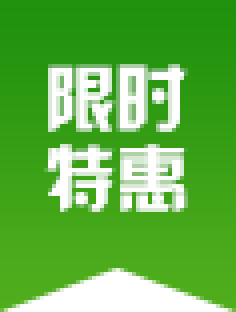
#> input picture 123.png, 59 x 78 px (shown 4 times larger)
$ python HandlePic.py   (older library calls are emulated)
#> lines starting #> are read from the running program, lines starting #| are printed output that depends on the picture
import matplotlib.pyplot as plt # plt 用于显示图片
import matplotlib.image as mpimg # mpimg 用于读取图片
import numpy as np


#读取 显示图像
lena = mpimg.imread('123.png') # 读取和代码处于同一目录下的 lena.png
#> lena is the input picture: shape (78, 59, 4) float32; mean R, G, B, A 0.343, 0.68, 0.23, 0.93
# 此时 lena 就已经是一个 np.array 了，可以对它进行任意处理
lena.shape #(512, 512, 3)

plt.imshow(lena) # 显示图片
plt.axis('off') # 不显示坐标轴
plt.show()


# 显示图片的第一个通道
# lena_1 = lena[:, :, 0]
# plt.imshow('lena_1')
# plt.show()
# # 此时会发现显示的是热量图，不是我们预想的灰度图，可以添加 cmap 参数，有如下几种添加方法：
# plt.imshow('lena_1', cmap='Greys_r')
# plt.show()
#
# img = plt.imshow('lena_1')
# img.set_cmap('gray') # 'hot' 是热量图
# plt.show()


#将 RGB 转为灰度图
def rgb2gray(rgb):
    return np.dot(rgb[...,:3], [0.299, 0.587, 0.114])
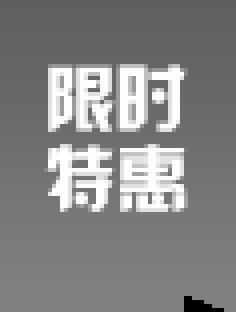
#> returned value: shape (78, 59) float64 (shown 4 times larger); min 0, max 1, mean 0.528

gray = rgb2gray(lena)
# 也可以用 plt.imshow(gray, cmap = plt.get_cmap('gray'))
plt.imshow(gray, cmap='Greys_r')
plt.axis('off')
plt.show()


# [10 lines of commented-out code are left out]
plt.imshow(lena)
plt.axis('off')
plt.savefig('lena_new_sz.png')

#将 array 保存为图像
from scipy import misc
misc.imsave('lena_new_sz.png', lena)
# 直接保存 array
np.save('lena_new_sz', lena) # 会在保存的名字后面自动加上.npy
img = np.load('lena_new_sz.npy') # 读取前面保存的数组

$ run again, with 1111.jpg saved as 123.png
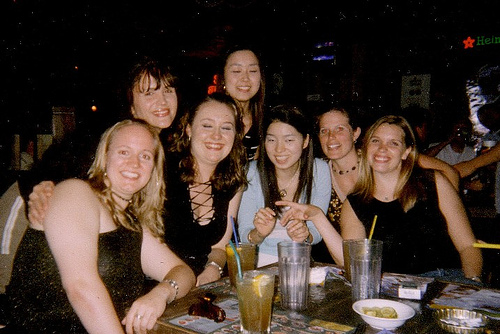
#> input picture 1111.jpg, 500 x 334 px
#> lena is the input picture: shape (334, 500, 3) float32; mean R, G, B 0.267, 0.208, 0.173
#> in rgb2gray, `return np.dot(rgb[...,:3], [0.299, 0.587, 0.114])`:
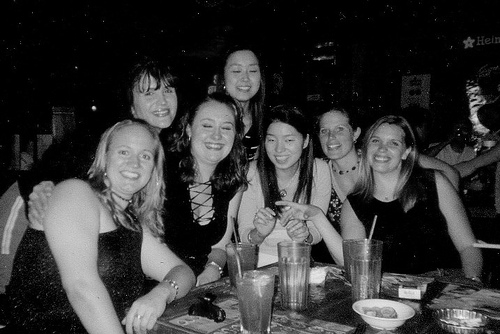
#> returned value: shape (334, 500) float64; min 0, max 0.974, mean 0.221

$ run again, with 2222.jpg saved as 123.png
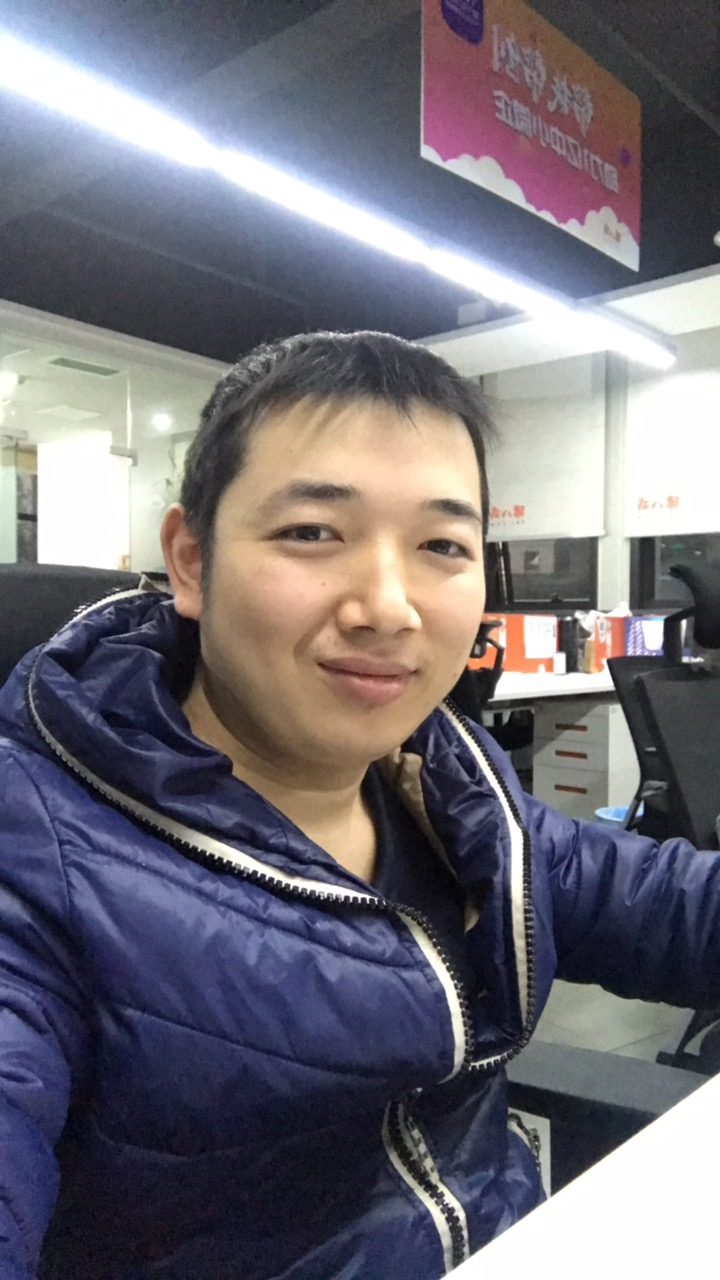
#> input picture 2222.jpg, 720 x 1280 px
#> lena is the input picture: shape (1280, 720, 3) float32; mean R, G, B 0.445, 0.433, 0.466
#> in rgb2gray, `return np.dot(rgb[...,:3], [0.299, 0.587, 0.114])`:
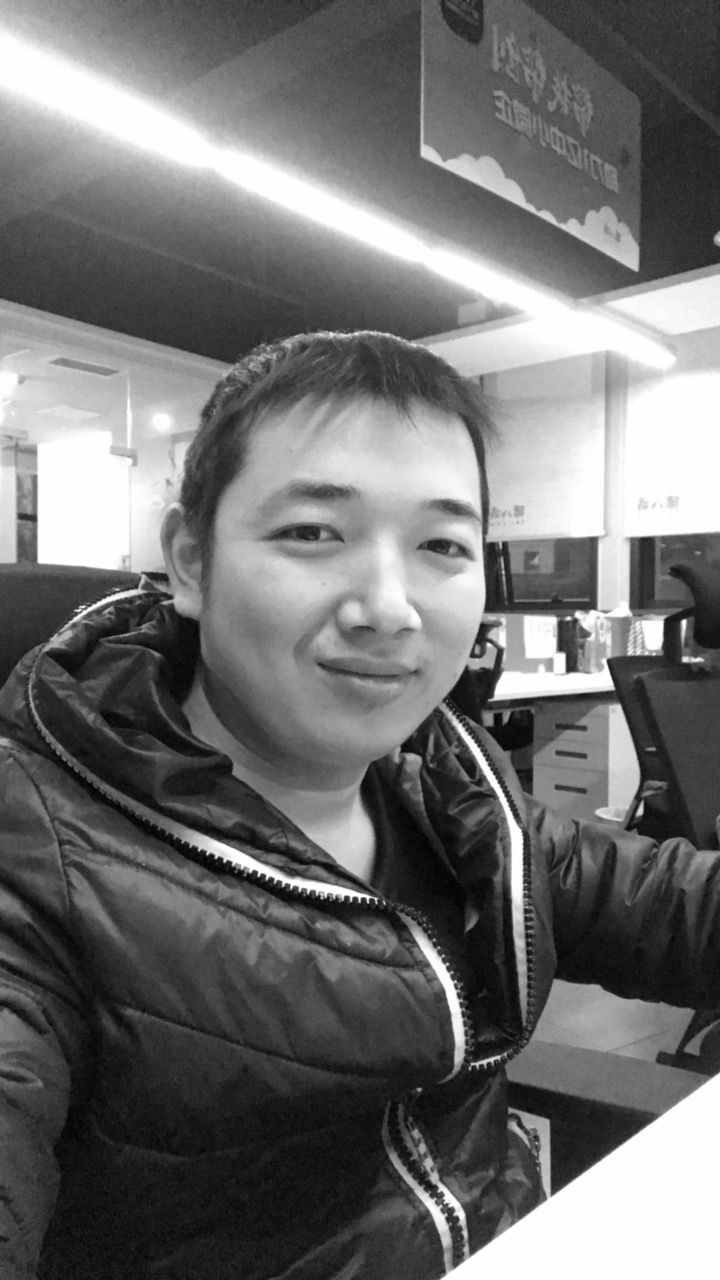
#> returned value: shape (1280, 720) float64; min 0.00313, max 1, mean 0.44
